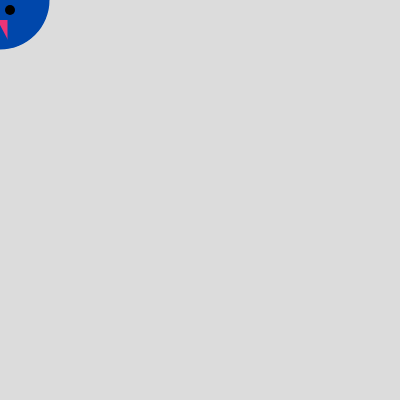
Frame 1 (no input)
Frame 60 (no input): identical to frame 1, image omitted
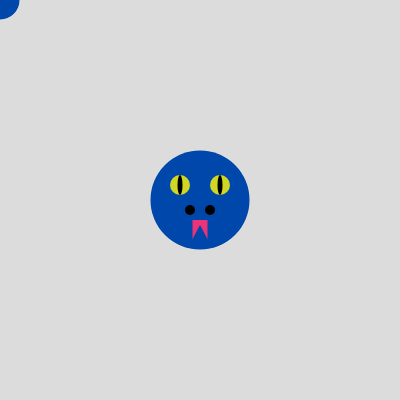
Frame 120 (the mouse pressed at the canvas centre since frame 60)

The p5.js sketch that drew these frames (run headless with seeded random() and noise() and a simulated clock; from frame 60 on, the mouse is pressed at the canvas centre):

// p5.js sketch
// ── sketch.js
let xPos = []
let yPos = []

function setup() {
  createCanvas(400, 400)
  noStroke()
  noCursor()
  
  for (let alpha = 0; alpha < 100; alpha++) {
    xPos[alpha] = 0
    yPos[alpha] = 0 
  }
}
function draw() {
  background(220)

  for (let alpha = 0; alpha < xPos.length-1; alpha++) {
    xPos[alpha] = xPos[alpha+1]
    yPos[alpha] = yPos[alpha+1]
  }
  
  xPos[xPos.length-1] = mouseX
  yPos[yPos.length-1] = mouseY

  for (let alpha = 0; alpha < xPos.length; alpha++) {
    constrain(alpha,0,50)
    fill('#0047AB')
    ellipse(xPos[alpha], yPos[alpha], alpha, alpha)
    fill('black')
    ellipse(xPos[xPos.length-1]-10, yPos[yPos.length-1]+10,10)
    ellipse(xPos[xPos.length-1]+10, yPos[yPos.length-1]+10,10)
    fill('#eb3477')
    rect(xPos[xPos.length-1]-7.5, yPos[yPos.length-1]+20,15,20)
    fill('#0047AB')
    triangle(xPos[xPos.length-1]-8, yPos[yPos.length-1]+40,xPos[xPos.length-1], yPos[yPos.length-1]+25,xPos[xPos.length-1]+8, yPos[yPos.length-1]+40)
    fill('#d0d624')
    ellipse(xPos[xPos.length-1]-20, yPos[yPos.length-1]-15,20)
    ellipse(xPos[xPos.length-1]+20, yPos[yPos.length-1]-15,20)
    fill('black')
    ellipse(xPos[xPos.length-1]-20, yPos[yPos.length-1]-15,5,20)
    ellipse(xPos[xPos.length-1]+20, yPos[yPos.length-1]-15,5,20)
  }
}
